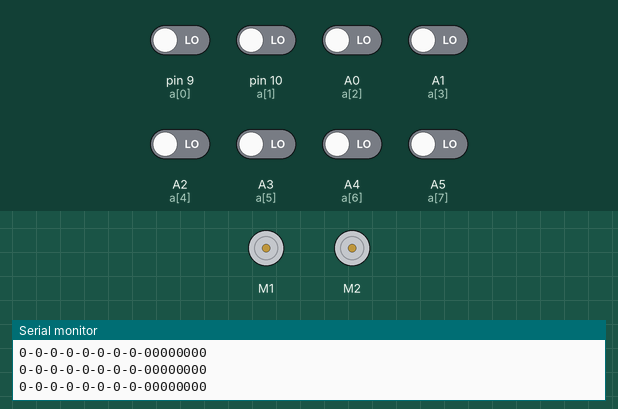
Simulated run of this sketch. Board: Arduino Uno, built with avr-gcc and run on an emulated ATmega328P. Shown: 2 × DC motor (green arrow = forward, orange = backward, longer = faster), the last lines printed to the serial monitor. The inputs (shaded band) are chosen by the test bench; at power-on: A0 (a[2]), A1 (a[3]), A2 (a[4]), A3 (a[5]), A4 (a[6]), A5 (a[7]), pin 9 (a[0]), pin 10 (a[1]) LOW.

Above: at 1.2 s.
1.3 s: pin 9 (a[0]) driven HIGH and pin 10 (a[1]) driven HIGH and A0 (a[2]) driven HIGH and A1 (a[3]) driven HIGH and A2 (a[4]) driven HIGH
At 1.8 s:
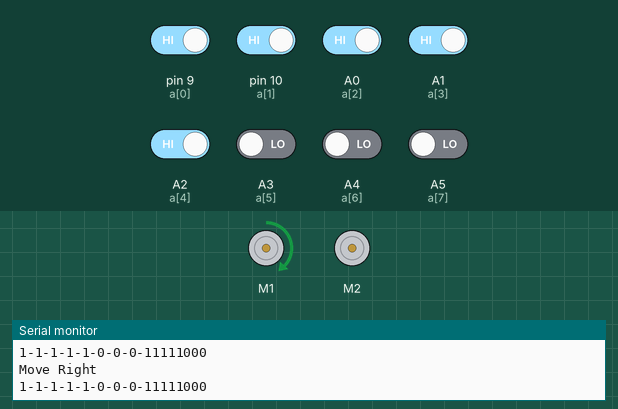
2.8 s: pin 9 (a[0]) driven LOW
At 3.9 s:
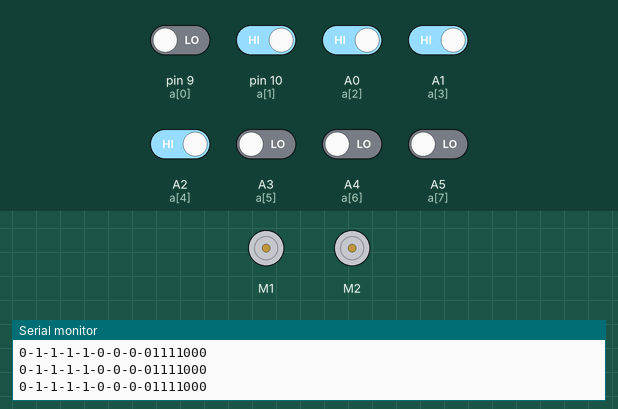
4.3 s: pin 9 (a[0]) driven HIGH
At 5.0 s:
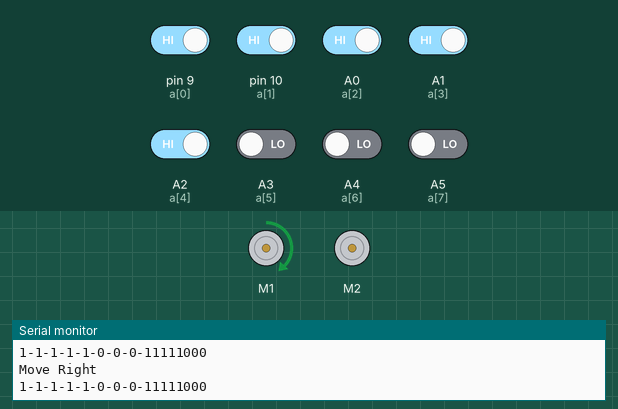
7.3 s: pin 10 (a[1]) driven LOW
At 7.8 s:
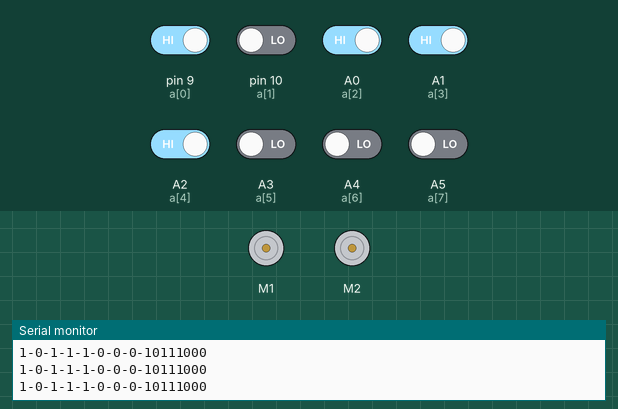
Timing chart, 0 to 9.8 s (numbered marks = the images above; inputs shaded):
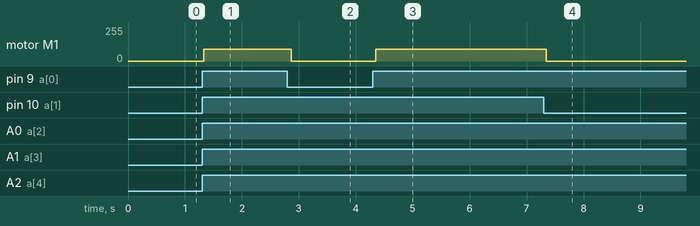

Measured:
- after the input at 1.3 s, motor M1: stopped → forward 90/255 at once
- after the input at 2.8 s, motor M1: forward 90/255 → stopped after 0.07 s
- after the input at 4.3 s, motor M1: stopped → forward 90/255 after 0.05 s
- after the input at 7.3 s, motor M1: forward 90/255 → stopped after 0.05 s

The sketch:

Line_follower_Own.ino
```cpp
#include <AFMotor.h>

int a[8]={9,10,A0,A1,A2,A3,A4,A5};
//int r[8]={0,0,0,0,0,0,0,0};
AF_DCMotor m1(1);
AF_DCMotor m2(2);

String s="";
void setup() {
  Serial.begin(9600);           // set up Serial library at 9600 bps
  m1.setSpeed(90);
  m2.setSpeed(90);
  m1.run(RELEASE);
  m2.run(RELEASE);
  for(int i=0;i<8;i++)
  {
    pinMode(a[i],INPUT);
  }

}

void loop() {

  for(int i=0;i<8;i++)
  {
    int b=digitalRead(a[i]);
    if(b==1)
    {
      s=s+"1";
      Serial.print("1-");
    }
    else
    {
      s=s+"0";
      Serial.print("0-");
    }
  }
  Serial.println(s);
  //delay(500);
  mov();
  s="";
    Serial.println();
}

void mov()
{
  if(s=="11111111")
  {
    m1.run(RELEASE);
    m2.run(RELEASE);
    Serial.println("stop");
  }
  else if(s=="11100111")
  {
    m1.run(FORWARD);
    m2.run(FORWARD);
    Serial.println("Straight");
  }
  else if(s=="11000011")
  {
    m1.run(FORWARD);
    m2.run(FORWARD);
    Serial.println("Straight");
  }

  else if(s=="11001111")
  {
    m1.run(RELEASE);
    m2.run(FORWARD);
    Serial.println("Move Left");
  }
  else if(s=="10011111")
  {
    m1.run(RELEASE);
    m2.run(FORWARD);
    Serial.println("Move Left");
  }
  else if(s=="00111111")
  {
    m1.run(RELEASE);
    m2.run(FORWARD);
    Serial.println("Move Left");
  }
  else if(s=="11101111")
  {
    m1.run(RELEASE);
    m2.run(FORWARD);
    Serial.println("Move Left");
  }
  else if(s=="11110011")
  {
    m2.run(RELEASE);
    m1.run(FORWARD);
    Serial.println("Move Right");
  }
  else if(s=="11111001")
  {
    m2.run(RELEASE);
    m1.run(FORWARD);
    Serial.println("Move Right");
  }
  else if(s=="11111100")
  {
    m2.run(RELEASE);
    m1.run(FORWARD);
    Serial.println("Move Right");
  }
  else if(s=="11110111")
  {
    m2.run(RELEASE);
    m1.run(FORWARD);
    Serial.println("Move Right");
  }
  else if (s=="11000111")
  {
    m1.run(RELEASE);
    m2.run(FORWARD);
    Serial.println("Move Left");
  }
  else if(s=="10001111")
  {
    m1.run(RELEASE);
    m2.run(FORWARD);
    Serial.println("Move Left");
  }
  else if(s=="00011111")
  {
    m1.run(RELEASE);
    m2.run(FORWARD);
    Serial.println("Move Left");
  }
  else if (s=="11100011")
  {
    m1.run(FORWARD);
    m2.run(RELEASE);
    Serial.println("Move Right");
  }
  else if(s=="11110001")
  {
    m1.run(FORWARD);
    m2.run(RELEASE);
    Serial.println("Move Right");
  }
  else if(s=="11111000")
  {
    m1.run(FORWARD);
    m2.run(RELEASE);
    Serial.println("Move Right");
  }
  else if(s=="11110000")
  {
    m1.run(FORWARD);
    m2.run(RELEASE);
    Serial.println("Move Right");
  }
  else if(s=="11100001")
  {
    m1.run(FORWARD);
    m2.run(RELEASE);
    Serial.println("Move Right");
  }
  else if(s=="11111000")
  {
    m1.run(FORWARD);
    m2.run(RELEASE);
    Serial.println("Move Right");
  }
  else
  {
    m1.run(RELEASE);
    m2.run(RELEASE);
  }
}
```
